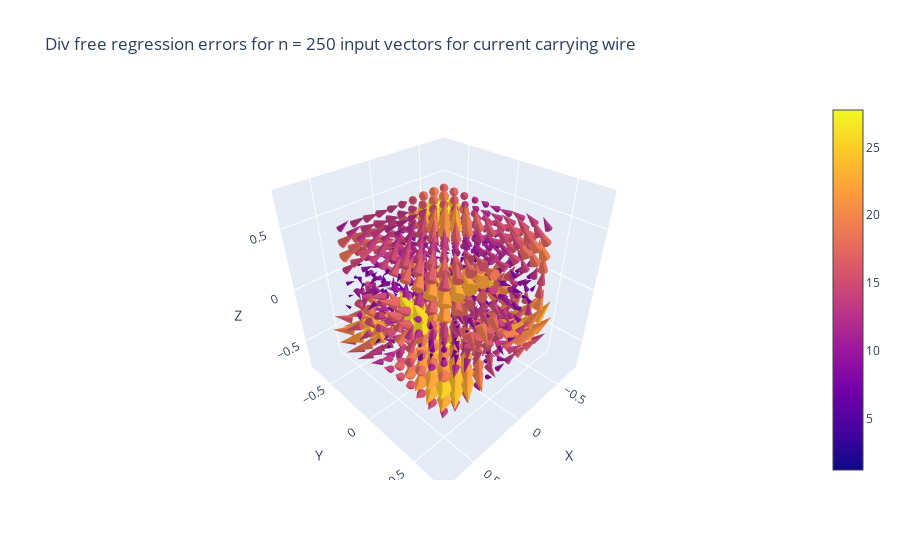

The cell this chart's notebook holds for it:
### Code cell
residuals_wire_div_free, mse_wire_div_free = differencer(outputs_coil_div_free, sparse_outputs_wire)
print(f'MSE for this case of {mse_wire_div_free}')
plotter(residuals_wire_div_free, 
        title = f'Div free regression errors for n = {given_samples_wire} input vectors for current carrying wire')

### Figure 1 — Plotly figure (JSON) as saved in the notebook; plotly's stock layout.template omitted (floating-point values rounded to 4 significant figures; data arrays with more than 128 entries replaced by an {"elided": "..."} marker saying what was removed)
{"data": [{"anchor": "tail", "sizemode": "scaled", "sizeref": 2, "type": "cone", "u": {"elided": "1000 float values"}, "v": {"elided": "1000 float values"}, "w": {"elided": "1000 float values"}, "x": {"elided": "1000 float values"}, "y": {"elided": "1000 float values"}, "z": {"elided": "1000 float values"}}], "layout": {"scene": {"xaxis": {"title": {"text": "X"}}, "yaxis": {"title": {"text": "Y"}}, "zaxis": {"title": {"text": "Z"}}}, "title": {"text": "Div free regression errors for n = 250 input vectors for current carrying wire"}}}
